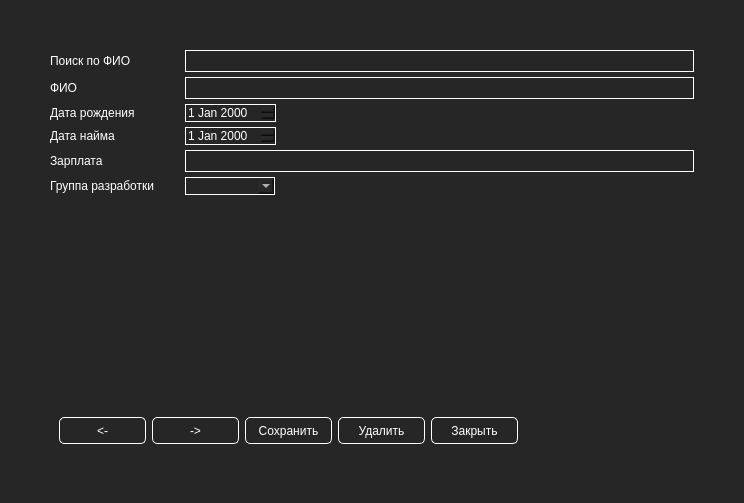
<?xml version="1.0" encoding="UTF-8"?>
<ui version="4.0">
 <class>Form</class>
 <widget class="QWidget" name="Form">
  <property name="geometry">
   <rect>
    <x>0</x>
    <y>0</y>
    <width>744</width>
    <height>503</height>
   </rect>
  </property>
  <property name="windowTitle">
   <string>Form</string>
  </property>
  <property name="styleSheet">
   <string notr="true">QWidget {
	background: #262626;
	color: white;
	selection-background-color: #2cde85;
	selection-color: black;
}


QPushButton {
	border-radius: 5px;
	border: 1px solid white;
	color: white;
	min-width: 85px;
	min-height: 25px;
}

QPushButton::hover {
	background: #2cde85;	
	color: black;
	border: none;

}

QFrame#frame {
	/*background-color: white;*/
	border: 1px solid white;
}


QLineEdit {
	min-height: 20px;
	border: 1px solid white;
}

QDateEdit, QComboBox {
	border: 1px solid white;
}

</string>
  </property>
  <layout class="QVBoxLayout" name="verticalLayout_2">
   <property name="spacing">
    <number>50</number>
   </property>
   <property name="leftMargin">
    <number>50</number>
   </property>
   <property name="topMargin">
    <number>50</number>
   </property>
   <property name="rightMargin">
    <number>50</number>
   </property>
   <property name="bottomMargin">
    <number>50</number>
   </property>
   <item>
    <layout class="QFormLayout" name="formLayout">
     <property name="fieldGrowthPolicy">
      <enum>QFormLayout::ExpandingFieldsGrow</enum>
     </property>
     <property name="horizontalSpacing">
      <number>30</number>
     </property>
     <property name="verticalSpacing">
      <number>5</number>
     </property>
     <item row="0" column="0">
      <widget class="QLabel" name="label">
       <property name="text">
        <string>Поиск по ФИО</string>
       </property>
      </widget>
     </item>
     <item row="0" column="1">
      <widget class="QLineEdit" name="le_search">
       <property name="styleSheet">
        <string notr="true"/>
       </property>
      </widget>
     </item>
     <item row="1" column="0">
      <widget class="QLabel" name="label_2">
       <property name="text">
        <string>ФИО</string>
       </property>
      </widget>
     </item>
     <item row="1" column="1">
      <widget class="QLineEdit" name="le_fullname"/>
     </item>
     <item row="2" column="0">
      <widget class="QLabel" name="label_3">
       <property name="text">
        <string>Дата рождения</string>
       </property>
      </widget>
     </item>
     <item row="2" column="1">
      <widget class="QDateEdit" name="de_birth"/>
     </item>
     <item row="3" column="0">
      <widget class="QLabel" name="label_4">
       <property name="text">
        <string>Дата найма</string>
       </property>
      </widget>
     </item>
     <item row="3" column="1">
      <widget class="QDateEdit" name="de_hire">
       <property name="styleSheet">
        <string notr="true"/>
       </property>
      </widget>
     </item>
     <item row="4" column="0">
      <widget class="QLabel" name="label_5">
       <property name="text">
        <string>Зарплата</string>
       </property>
      </widget>
     </item>
     <item row="4" column="1">
      <widget class="QLineEdit" name="le_salary"/>
     </item>
     <item row="5" column="0">
      <widget class="QLabel" name="label_6">
       <property name="text">
        <string>Группа разработки</string>
       </property>
      </widget>
     </item>
     <item row="5" column="1">
      <widget class="QComboBox" name="cb_group">
       <property name="sizePolicy">
        <sizepolicy hsizetype="Preferred" vsizetype="Fixed">
         <horstretch>0</horstretch>
         <verstretch>0</verstretch>
        </sizepolicy>
       </property>
       <property name="minimumSize">
        <size>
         <width>90</width>
         <height>0</height>
        </size>
       </property>
       <property name="styleSheet">
        <string notr="true">background: #262626;
alternate-background-color: rgb(0, 85, 255);
color: white;</string>
       </property>
      </widget>
     </item>
    </layout>
   </item>
   <item>
    <widget class="QWidget" name="widget" native="true">
     <property name="maximumSize">
      <size>
       <width>16777215</width>
       <height>140</height>
      </size>
     </property>
     <layout class="QHBoxLayout" name="horizontalLayout">
      <property name="sizeConstraint">
       <enum>QLayout::SetMaximumSize</enum>
      </property>
      <item>
       <widget class="QPushButton" name="prev_btn">
        <property name="minimumSize">
         <size>
          <width>87</width>
          <height>27</height>
         </size>
        </property>
        <property name="maximumSize">
         <size>
          <width>50</width>
          <height>16777215</height>
         </size>
        </property>
        <property name="text">
         <string>&lt;-</string>
        </property>
        <property name="icon">
         <iconset theme="go-previous">
          <normaloff>.</normaloff>.</iconset>
        </property>
       </widget>
      </item>
      <item>
       <widget class="QPushButton" name="next_btn">
        <property name="minimumSize">
         <size>
          <width>87</width>
          <height>27</height>
         </size>
        </property>
        <property name="maximumSize">
         <size>
          <width>50</width>
          <height>16777215</height>
         </size>
        </property>
        <property name="text">
         <string>-&gt;</string>
        </property>
        <property name="icon">
         <iconset theme="go-previous">
          <normaloff>.</normaloff>.</iconset>
        </property>
       </widget>
      </item>
      <item>
       <widget class="QPushButton" name="save_btn">
        <property name="minimumSize">
         <size>
          <width>87</width>
          <height>27</height>
         </size>
        </property>
        <property name="maximumSize">
         <size>
          <width>100</width>
          <height>16777215</height>
         </size>
        </property>
        <property name="text">
         <string>Сохранить</string>
        </property>
        <property name="icon">
         <iconset theme="go-previous">
          <normaloff>.</normaloff>.</iconset>
        </property>
       </widget>
      </item>
      <item>
       <widget class="QPushButton" name="del_btn">
        <property name="sizePolicy">
         <sizepolicy hsizetype="Minimum" vsizetype="Fixed">
          <horstretch>0</horstretch>
          <verstretch>0</verstretch>
         </sizepolicy>
        </property>
        <property name="minimumSize">
         <size>
          <width>87</width>
          <height>27</height>
         </size>
        </property>
        <property name="maximumSize">
         <size>
          <width>100</width>
          <height>16777215</height>
         </size>
        </property>
        <property name="text">
         <string>Удалить</string>
        </property>
        <property name="icon">
         <iconset theme="go-previous">
          <normaloff>.</normaloff>.</iconset>
        </property>
       </widget>
      </item>
      <item>
       <widget class="QPushButton" name="back_btn">
        <property name="minimumSize">
         <size>
          <width>87</width>
          <height>27</height>
         </size>
        </property>
        <property name="maximumSize">
         <size>
          <width>100</width>
          <height>16777215</height>
         </size>
        </property>
        <property name="text">
         <string>Закрыть</string>
        </property>
       </widget>
      </item>
     </layout>
    </widget>
   </item>
  </layout>
 </widget>
 <resources/>
 <connections/>
</ui>
